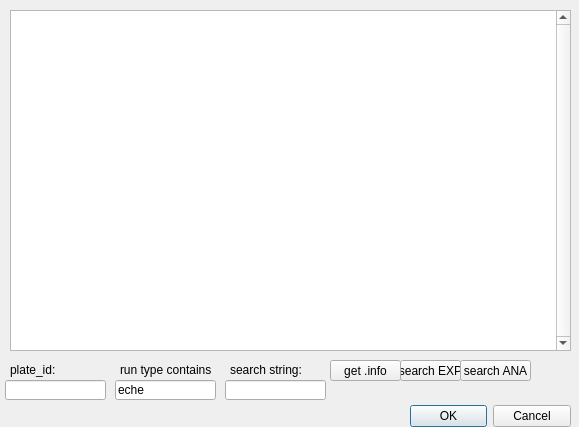
<?xml version="1.0" encoding="UTF-8"?>
<ui version="4.0">
 <class>OpenFromInfoDialog</class>
 <widget class="QDialog" name="OpenFromInfoDialog">
  <property name="geometry">
   <rect>
    <x>0</x>
    <y>0</y>
    <width>579</width>
    <height>427</height>
   </rect>
  </property>
  <property name="windowTitle">
   <string>Plate Info File</string>
  </property>
  <widget class="QDialogButtonBox" name="buttonBox">
   <property name="geometry">
    <rect>
     <x>410</x>
     <y>400</y>
     <width>161</width>
     <height>32</height>
    </rect>
   </property>
   <property name="orientation">
    <enum>Qt::Horizontal</enum>
   </property>
   <property name="standardButtons">
    <set>QDialogButtonBox::Cancel|QDialogButtonBox::Ok</set>
   </property>
  </widget>
  <widget class="QTreeWidget" name="FilesTreeWidget">
   <property name="geometry">
    <rect>
     <x>10</x>
     <y>10</y>
     <width>561</width>
     <height>341</height>
    </rect>
   </property>
   <property name="verticalScrollBarPolicy">
    <enum>Qt::ScrollBarAlwaysOn</enum>
   </property>
   <property name="horizontalScrollBarPolicy">
    <enum>Qt::ScrollBarAsNeeded</enum>
   </property>
   <property name="headerHidden">
    <bool>true</bool>
   </property>
   <property name="expandsOnDoubleClick">
    <bool>false</bool>
   </property>
   <attribute name="headerVisible">
    <bool>false</bool>
   </attribute>
   <attribute name="headerCascadingSectionResizes">
    <bool>false</bool>
   </attribute>
   <attribute name="headerStretchLastSection">
    <bool>true</bool>
   </attribute>
   <column>
    <property name="text">
     <string notr="true">1</string>
    </property>
   </column>
  </widget>
  <widget class="QLineEdit" name="plateidLineEdit">
   <property name="geometry">
    <rect>
     <x>5</x>
     <y>380</y>
     <width>101</width>
     <height>20</height>
    </rect>
   </property>
  </widget>
  <widget class="QLabel" name="label">
   <property name="geometry">
    <rect>
     <x>10</x>
     <y>360</y>
     <width>91</width>
     <height>20</height>
    </rect>
   </property>
   <property name="text">
    <string>plate_id:</string>
   </property>
  </widget>
  <widget class="QLineEdit" name="typeLineEdit">
   <property name="geometry">
    <rect>
     <x>115</x>
     <y>380</y>
     <width>101</width>
     <height>20</height>
    </rect>
   </property>
   <property name="text">
    <string>eche</string>
   </property>
  </widget>
  <widget class="QLabel" name="label_2">
   <property name="geometry">
    <rect>
     <x>120</x>
     <y>360</y>
     <width>91</width>
     <height>20</height>
    </rect>
   </property>
   <property name="text">
    <string>run type contains:</string>
   </property>
  </widget>
  <widget class="QLineEdit" name="searchLineEdit">
   <property name="geometry">
    <rect>
     <x>225</x>
     <y>380</y>
     <width>101</width>
     <height>20</height>
    </rect>
   </property>
   <property name="text">
    <string/>
   </property>
  </widget>
  <widget class="QLabel" name="label_3">
   <property name="geometry">
    <rect>
     <x>230</x>
     <y>360</y>
     <width>91</width>
     <height>20</height>
    </rect>
   </property>
   <property name="text">
    <string>search string:</string>
   </property>
  </widget>
  <widget class="QPushButton" name="ReadInfoPushButton">
   <property name="geometry">
    <rect>
     <x>330</x>
     <y>360</y>
     <width>71</width>
     <height>21</height>
    </rect>
   </property>
   <property name="toolTip">
    <string>Import multiple folders and/or .zip, each representing a RUN with a .rcp file</string>
   </property>
   <property name="text">
    <string>get .info</string>
   </property>
  </widget>
  <widget class="QPushButton" name="SearchExpPushButton">
   <property name="geometry">
    <rect>
     <x>400</x>
     <y>360</y>
     <width>61</width>
     <height>21</height>
    </rect>
   </property>
   <property name="toolTip">
    <string>find any exp .zip or folders
that have the search string but
 only exps in the first folderwith a hit</string>
   </property>
   <property name="text">
    <string>search EXP</string>
   </property>
  </widget>
  <widget class="QPushButton" name="SearchAnaPushButton">
   <property name="geometry">
    <rect>
     <x>460</x>
     <y>360</y>
     <width>71</width>
     <height>21</height>
    </rect>
   </property>
   <property name="toolTip">
    <string>find any exp .zip or folders
that have the search string but
 only exps in the first folderwith a hit</string>
   </property>
   <property name="text">
    <string>search ANA</string>
   </property>
  </widget>
 </widget>
 <resources/>
 <connections>
  <connection>
   <sender>buttonBox</sender>
   <signal>accepted()</signal>
   <receiver>OpenFromInfoDialog</receiver>
   <slot>accept()</slot>
   <hints>
    <hint type="sourcelabel">
     <x>248</x>
     <y>254</y>
    </hint>
    <hint type="destinationlabel">
     <x>157</x>
     <y>274</y>
    </hint>
   </hints>
  </connection>
  <connection>
   <sender>buttonBox</sender>
   <signal>rejected()</signal>
   <receiver>OpenFromInfoDialog</receiver>
   <slot>reject()</slot>
   <hints>
    <hint type="sourcelabel">
     <x>316</x>
     <y>260</y>
    </hint>
    <hint type="destinationlabel">
     <x>286</x>
     <y>274</y>
    </hint>
   </hints>
  </connection>
 </connections>
</ui>
